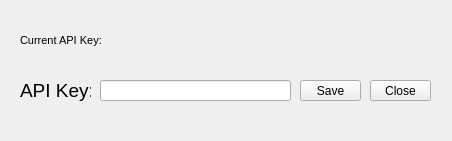
<?xml version="1.0" encoding="UTF-8"?>
<ui version="4.0">
 <class>Settings</class>
 <widget class="QWidget" name="Settings">
  <property name="geometry">
   <rect>
    <x>0</x>
    <y>0</y>
    <width>452</width>
    <height>141</height>
   </rect>
  </property>
  <property name="windowTitle">
   <string>Settings</string>
  </property>
  <widget class="QLineEdit" name="line_edit_api">
   <property name="enabled">
    <bool>true</bool>
   </property>
   <property name="geometry">
    <rect>
     <x>100</x>
     <y>80</y>
     <width>191</width>
     <height>21</height>
    </rect>
   </property>
   <property name="font">
    <font>
     <family>Arial</family>
     <pointsize>16</pointsize>
     <weight>50</weight>
     <bold>false</bold>
    </font>
   </property>
  </widget>
  <widget class="QLabel" name="label_api">
   <property name="enabled">
    <bool>true</bool>
   </property>
   <property name="geometry">
    <rect>
     <x>20</x>
     <y>80</y>
     <width>71</width>
     <height>21</height>
    </rect>
   </property>
   <property name="font">
    <font>
     <family>Arial</family>
     <pointsize>14</pointsize>
     <weight>50</weight>
     <bold>false</bold>
    </font>
   </property>
   <property name="frameShape">
    <enum>QFrame::NoFrame</enum>
   </property>
   <property name="text">
    <string>API Key:</string>
   </property>
  </widget>
  <widget class="QLabel" name="label_api_current">
   <property name="enabled">
    <bool>true</bool>
   </property>
   <property name="geometry">
    <rect>
     <x>20</x>
     <y>30</y>
     <width>421</width>
     <height>21</height>
    </rect>
   </property>
   <property name="font">
    <font>
     <family>Arial</family>
     <pointsize>8</pointsize>
     <weight>50</weight>
     <bold>false</bold>
    </font>
   </property>
   <property name="frameShape">
    <enum>QFrame::NoFrame</enum>
   </property>
   <property name="text">
    <string>Current API Key:</string>
   </property>
  </widget>
  <widget class="QPushButton" name="push_Button_Save">
   <property name="enabled">
    <bool>true</bool>
   </property>
   <property name="geometry">
    <rect>
     <x>300</x>
     <y>80</y>
     <width>61</width>
     <height>21</height>
    </rect>
   </property>
   <property name="font">
    <font>
     <family>Arial</family>
     <weight>50</weight>
     <bold>false</bold>
    </font>
   </property>
   <property name="text">
    <string>Save</string>
   </property>
  </widget>
  <widget class="QPushButton" name="push_Button_Close">
   <property name="enabled">
    <bool>true</bool>
   </property>
   <property name="geometry">
    <rect>
     <x>370</x>
     <y>80</y>
     <width>61</width>
     <height>21</height>
    </rect>
   </property>
   <property name="font">
    <font>
     <family>Arial</family>
     <weight>50</weight>
     <bold>false</bold>
    </font>
   </property>
   <property name="text">
    <string>Close</string>
   </property>
  </widget>
 </widget>
 <resources/>
 <connections/>
</ui>
